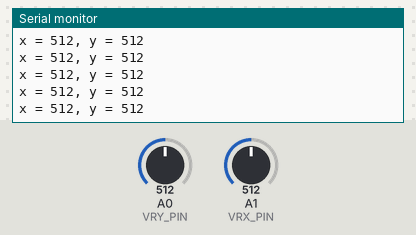
Recording of a sketch running on a simulated Arduino Uno, built with avr-gcc and run on an emulated ATmega328P. Shown: the last lines printed to the serial monitor. Inputs (shaded band) come from the test bench; at power-on: A0 (VRY_PIN) = 512, A1 (VRX_PIN) = 512.

Above: at 1.2 s.
1.3 s: A0 (VRY_PIN) set to 716
At 1.56 s:
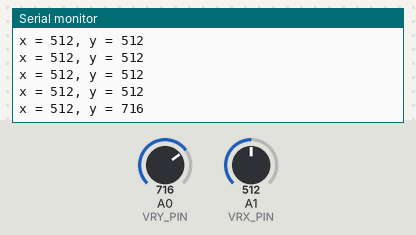
2.8 s: A1 (VRX_PIN) set to 716
At 2.96 s:
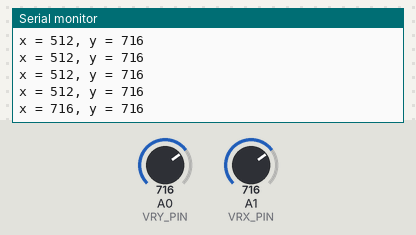
4.3 s: A0 (VRY_PIN) set to 900
At 4.37 s:
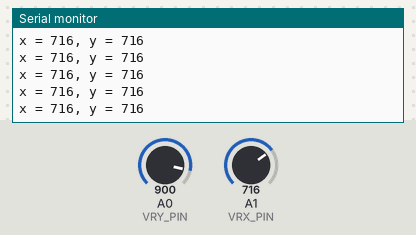
5.8 s: A1 (VRX_PIN) set to 900
At 5.97 s:
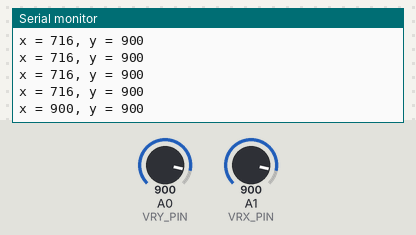
Timing chart, 0 to 8.3 s (numbered marks = the images above; inputs shaded):
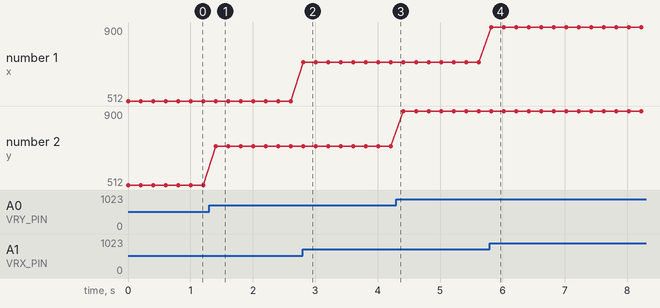

The sketch:

sketch_joystick.ino
```cpp
#define VRX_PIN A1
#define VRY_PIN A0

int xValue = 0;
int yValue = 0;

void setup() {
  Serial.begin(9600);
}

void loop() {
  xValue = analogRead(VRX_PIN);
  yValue = analogRead(VRY_PIN);

  Serial.print("x = ");
  Serial.print(xValue);
  Serial.print(", y = ");
  Serial.println(yValue);

  delay(200);
}
```

Measured:
- after the input at 1.3 s, the serial monitor: prints a new line after 0.10 s (image 1)
- after the input at 2.8 s, the serial monitor: prints a new line at once (image 2)
- after the input at 5.8 s, the serial monitor: prints a new line at once (image 4)
- plotted number 2: 512 → 716 after the input at 1.3 s, 716 → 900 after the input at 4.3 s
